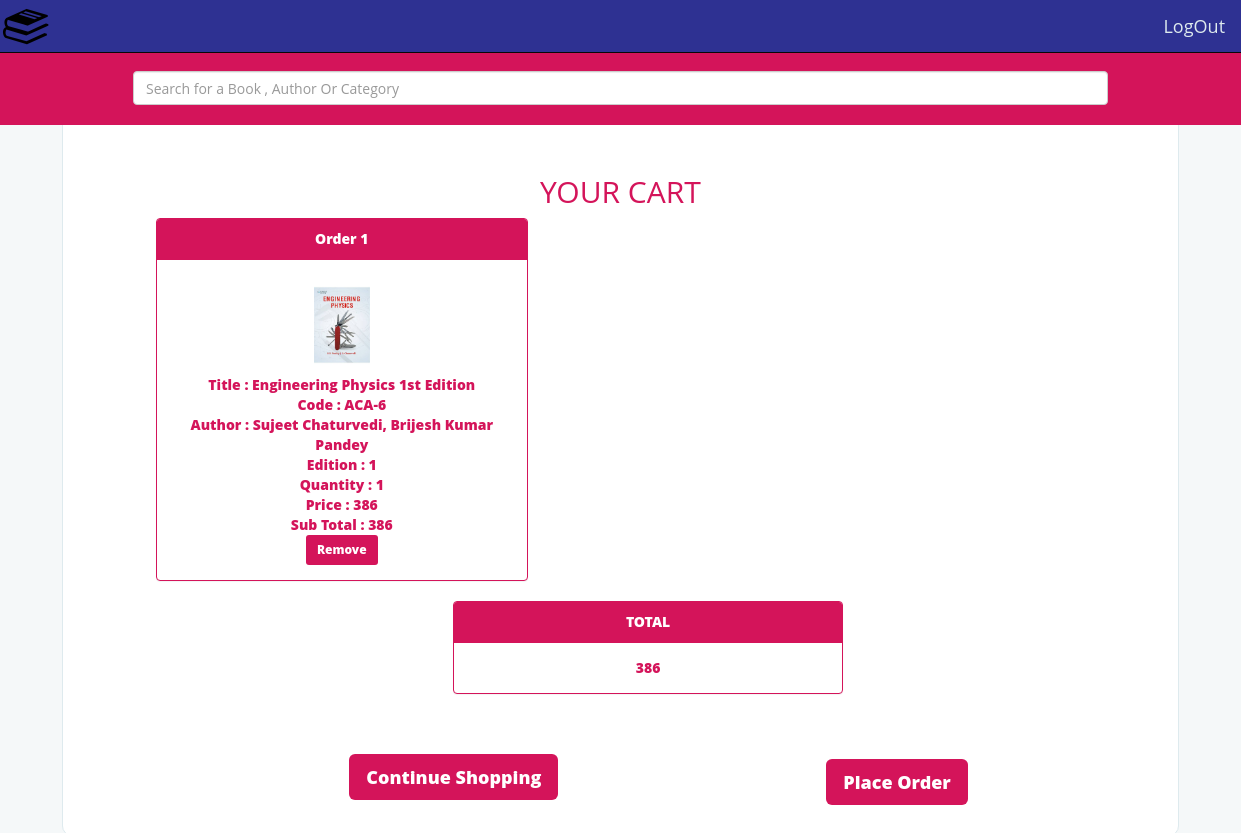
Page /cart.php (signed in) on the committed database.
### tables this page shows
CREATE TABLE IF NOT EXISTS `cart` (
  `Customer` varchar(40) NOT NULL DEFAULT '',
  `Product` varchar(40) NOT NULL DEFAULT '',
  `Quantity` int(5) NOT NULL,
  PRIMARY KEY (`Customer`,`Product`),
  KEY `Product` (`Product`)
);

CREATE TABLE IF NOT EXISTS `products` (
  `PID` varchar(25) NOT NULL,
  `Title` varchar(255) NOT NULL,
  `Author` varchar(255) NOT NULL,
  `MRP` float NOT NULL,
  `Price` float NOT NULL,
  `Discount` int(11) DEFAULT NULL,
  `Available` int(11) NOT NULL,
  `Publisher` varchar(255) DEFAULT NULL,
  `Edition` varchar(20) DEFAULT NULL,
  `Category` varchar(255) DEFAULT NULL,
  `Description` text,
  `Language` varchar(255) DEFAULT NULL,
  `page` int(5) DEFAULT NULL,
  `weight` int(4) DEFAULT '500',
  PRIMARY KEY (`PID`)
);

### cart.php (the view, shortened to what this page needs)
<?php
	include "dbconnect.php";
         $customer=$_SESSION['user'];
?>
<!DOCTYPE html>
<html lang="en">
<head>
    <link href="css/bootstrap.min.css" rel="stylesheet">
    <link href="css/my.css" rel="stylesheet">
</head>
<body>
  <nav class="navbar navbar-default navbar-fixed-top navbar-inverse">
    <div class="container-fluid">
        <div class="navbar-header">
          	<a class="navbar-brand" href="index.php" style="padding: 1px;"><img class="img-responsive" alt="Brand" src="img/bookstore-logo.png"  style="width: 50px;margin: 0;"></a>
        </div>
        <div class="collapse navbar-collapse" id="bs-example-navbar-collapse-1">
        <ul class="nav navbar-nav navbar-right">
	        <?php
	        if(!isset($_SESSION['user']))
	          {
	            echo'
	            <li>
	                <button type="button" id="login_button" class="btn btn-lg" data-toggle="modal" data-target="#login">Login</button>
	                  <div id="login" class="modal fade" role="dialog">
	                    <div class="modal-dialog">
	                        <div class="modal-content">
	                            <div class="modal-header">
	                                <button type="button" class="close" data-dismiss="modal">&times;</button>
	                                <h4 class="modal-title text-center">Login Form</h4>
	                            </div>
	                            <div class="modal-body">
	                              <ul >
	                                <li>
	                                  <div class="row">
	                                      <div class="col-md-12 text-center">
	                                          <form class="form" role="form" method="post" action="index.php" accept-charset="UTF-8">
	                                              <div class="form-group">
	                                                  <label class="sr-only" for="username">Username</label>
	                                                  <input type="text" name="login_username" class="form-control" placeholder="Username" required>
	                                              </div>
	                                              <div class="form-group">
	                                                  <label class="sr-only" for="password">Password</label>
	                                                  <input type="password" name="login_password" class="form-control"  placeholder="Password" required>
	                                                  <div class="help-block text-right">
	                                                      <a href="#">Forget the password ?</a>
	                                                  </div>
	                                              </div>
	                                              <div class="form-group">
	                                                  <button type="submit" name="submit" value="login" class="btn btn-block">
	                                                      Sign in
	                                                  </button>
	                                              </div>
	                                          </form>
	                                      </div>
	                                  </div>
	                                </li>
	                              </ul>
	                            </div>
	                            <div class="modal-footer">
	                                <button type="button" class="btn btn-default" data-dismiss="modal">Close</button>
	                            </div>
	                        </div>
	                    </div>
	                  </div>
	            </li>
	            <li>
	              <button type="button" id="register_button" class="btn btn-lg" data-toggle="modal" data-target="#register">Sign Up</button>
	                <div id="register" class="modal fade" role="dialog">
	                  <div class="modal-dialog">
	                      <div class="modal-content">
	                          <div class="modal-header">
	                              <button type="button" class="close" data-dismiss="modal">&times;</button>
	                              <h4 class="modal-title text-center">Member Registration Form</h4>
	                          </div>
	                          <div class="modal-body">
	                            <ul >
	                              <li>
	                                <div class="row">
	                                    <div class="col-md-12 text-center">
	                                        <form class="form" role="form" method="post" action="index.php" accept-charset="UTF-8">
	                                            <div class="form-group">
	                                                <label class="sr-only" for="username">Username</label>
	                                                <input type="text" name="register_username" class="form-control" placeholder="Username" required>
	                                            </div>
	                                            <div class="form-group">
	                                                <label class="sr-only" for="password">Password</label>
	                                                <input type="password" name="register_password" class="form-control"  placeholder="Password" required>
	                                            </div>
	                                            <div class="form-group">
	                                                <button type="submit" name="submit" value="register" class="btn btn-block">
	                                                    Sign Up
	                                                </button>
	                                            </div>
	                                        </form>
	                                    </div>
	                                </div>
	                              </li>
	                            </ul>
	                          </div>
	                          <div class="modal-footer">
	                              <button type="button" class="btn btn-default" data-dismiss="modal">Close</button>
	                          </div>
	                      </div>
	                  </div>
	                </div>
	            </li>';
	          }
	        else
	            echo' <li> <a href="destroy.php" class="btn btn-lg"> LogOut </a> </li>';
	        ?>
        </ul>
        </div>
    </div>
  </nav>
  <div id="top" >
      <div id="searchbox" class="container-fluid" style="width:112%;margin-left:-6%;margin-right:-6%;">
          <div>
              <form role="search" method="POST" action="Result.php">
                  <input type="text" class="form-control" name="keyword" style="width:80%;margin:20px 10% 20px 10%;" placeholder="Search for a Book , Author Or Category">
              </form>
          </div>
      </div>
	<?php
echo '<div class="container-fluid" id="cart">
      <div class="row">
          <div class="col-xs-12 text-center" id="heading">
                 <h2 style="color:#D4145A;text-transform:uppercase;">  YOUR CART </h2>
           </div>
        </div>';
	if(isset($_SESSION['user']))
	    {
              	$query="SELECT PID,Title,Author,Edition,Quantity,Price FROM cart INNER JOIN products ON cart.Product=products.PID
              	        WHERE Customer='$customer'";
	        $result=mysqli_query($con,$query);
                $total=0;
                if(mysqli_num_rows($result)>0)
                {    $i=1;
                     $j=0;
                     while($row = mysqli_fetch_assoc($result))
                     {       $path = "img/books/".$row['PID'].".jpg";
                             $Stotal = $row['Quantity'] * $row['Price'];
                             if($i % 2 == 1)  $offset= 1;
                             if($j%2==0)
                                 echo '<div class="row">';
                                 echo '
                                      <div class="panel col-xs-12 col-sm-4 col-sm-offset-'.$offset.' col-md-4 col-md-offset-'.$offset.' col-lg-4 col-lg-offset-'.$offset.' text-center" style="color:#D4145A;font-weight:800;">
                                          <div class="panel-heading">Order '. $i .'
                                          </div>
                                          <div class="panel-body">
			                                                <img class="image-responsive block-center" src="'.$path.'" style="height :100px;"> <br>
           							                                               Title : '.$row['Title'].'  <br>
                                                                        Code : '.$row['PID'].'     <br>
                                                      									Author : '.$row['Author'].' <br>
                                                      									Edition : '.$row['Edition'].' <br>
                                                      									Quantity : '.$row['Quantity'].' <br>
                                                      									Price : '.$row['Price'].' <br>
                                                      									Sub Total : '.$Stotal.' <br>
                                                                       <a href="cart.php?remove='.$row['PID'].'" class="btn btn-sm"
                                                                          style="background:#D4145A;color:white;font-weight:800;">
                                                                          Remove
                                                                        </a>
                                        </div>
                                    </div>';
                               $total=$total + $Stotal;
                               $i++;
                               $j++;
                     }
                    echo '<div class="container">
                              <div class="row">
                                 <div class="panel col-xs-8 col-xs-offset-2 col-sm-4 col-sm-offset-4 col-md-4 col-md-offset-4 col-lg-4 col-lg-offset-4 text-center" style="color:#D4145A;font-weight:800;">
                                     <div class="panel-heading">TOTAL
                                     </div>
                                      <div class="panel-body">'.$total.'
                                     </div>
                                 </div>
                               </div>
                          </div>
                         ';
                     echo '<br> <br>';
                     echo '<div class="row">
                             <div class="col-xs-8 col-xs-offset-2  col-sm-4 col-sm-offset-2 col-md-4 col-md-offset-3 col-lg-4 col-lg-offset-3">
                                  <a href="index.php" class="btn btn-lg" style="background:#D4145A;color:white;font-weight:800;">Continue Shopping</a>
                             </div>
                             <div class="col-xs-6 col-xs-offset-3 col-sm-4 col-sm-offset-2 col-md-4 col-md-offset-1 col-lg-4 ">
                                  <a href="cart.php?place=true" class="btn btn-lg" style="background:#D4145A;color:white;font-weight:800;margin-top:5px;">Place Order</a>
                             </div>
                           </div>
                           ';
                     }
	    }
	else
	    {
	          echo "login to continue";
	    }
        echo '</div>';
	?>
</body>
<html>

### css/my.css (style rules this page uses)
body { margin-top:50px;margin-left:5%;margin-right:5%;font-family:"Open sans";background: #F5F8F9;overflow-x:hidden; }
.navbar { background:##2E3192;display:inline-block;z-index:100;color:#000; }
.navbar { background:#2E3192;display:inline-block;z-index:100;color:#000; }
.navbar li a { color:#DEEAEE!important; }
#top { border:1px solid #DEEAEE;background:#fff;border-radius:10px; }
#searchbox { background:#D4145A;overflow:hidden; }

### cart.php (style rules this page uses)
#cart { margin-top:30px;margin-bottom:30px; }
.panel { border:1px solid #D4145A;padding-left:0px;padding-right:0px; }
.panel-heading { background:#D4145A !important;color:white !important; }

### rows in the picture
cart: products.PID (picture), products.Title "Engineering Physics 1st Edition", products.PID "ACA-6", products.Author "Sujeet Chaturvedi, Brijesh Kumar Pandey", products.Edition "1", Quantity "1", products.Price "386"

### other values in the picture
$total "386"
